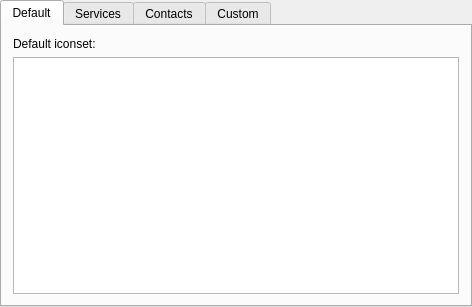
<ui version="4.0" >
 <class>IconsOptionsWidgetClass</class>
 <widget class="QWidget" name="IconsOptionsWidgetClass" >
  <property name="geometry" >
   <rect>
    <x>0</x>
    <y>0</y>
    <width>472</width>
    <height>307</height>
   </rect>
  </property>
  <property name="sizePolicy" >
   <sizepolicy vsizetype="Expanding" hsizetype="Expanding" >
    <horstretch>0</horstretch>
    <verstretch>0</verstretch>
   </sizepolicy>
  </property>
  <property name="windowTitle" >
   <string>IconsOptionsWidget</string>
  </property>
  <layout class="QVBoxLayout" >
   <property name="leftMargin" >
    <number>0</number>
   </property>
   <property name="topMargin" >
    <number>0</number>
   </property>
   <property name="rightMargin" >
    <number>0</number>
   </property>
   <property name="bottomMargin" >
    <number>0</number>
   </property>
   <item>
    <widget class="QTabWidget" name="tabWidget" >
     <property name="currentIndex" >
      <number>0</number>
     </property>
     <widget class="QWidget" name="tabDefault" >
      <attribute name="title" >
       <string>Default</string>
      </attribute>
      <layout class="QVBoxLayout" >
       <item>
        <widget class="QLabel" name="label" >
         <property name="text" >
          <string>Default iconset:</string>
         </property>
        </widget>
       </item>
       <item>
        <widget class="QListWidget" name="lwtDefaultIconset" >
         <property name="verticalScrollMode" >
          <enum>QAbstractItemView::ScrollPerPixel</enum>
         </property>
        </widget>
       </item>
      </layout>
     </widget>
     <widget class="QWidget" name="tabService" >
      <attribute name="title" >
       <string>Services</string>
      </attribute>
      <layout class="QVBoxLayout" >
       <item>
        <widget class="QLabel" name="label_2" >
         <property name="text" >
          <string>Service specific icons (expresion performed on domane):</string>
         </property>
        </widget>
       </item>
       <item>
        <widget class="QTableWidget" name="twtServiceRules" >
         <property name="selectionMode" >
          <enum>QAbstractItemView::SingleSelection</enum>
         </property>
         <property name="selectionBehavior" >
          <enum>QAbstractItemView::SelectRows</enum>
         </property>
         <property name="columnCount" >
          <number>2</number>
         </property>
         <column>
          <property name="text" >
           <string>RegExp</string>
          </property>
         </column>
         <column>
          <property name="text" >
           <string>Iconset</string>
          </property>
         </column>
        </widget>
       </item>
       <item>
        <layout class="QHBoxLayout" >
         <item>
          <spacer>
           <property name="orientation" >
            <enum>Qt::Horizontal</enum>
           </property>
           <property name="sizeHint" >
            <size>
             <width>40</width>
             <height>20</height>
            </size>
           </property>
          </spacer>
         </item>
         <item>
          <widget class="QPushButton" name="pbtAddService" >
           <property name="text" >
            <string>Add</string>
           </property>
          </widget>
         </item>
         <item>
          <widget class="QPushButton" name="pbtDeleteService" >
           <property name="text" >
            <string>Delete</string>
           </property>
          </widget>
         </item>
        </layout>
       </item>
      </layout>
     </widget>
     <widget class="QWidget" name="tabContact" >
      <attribute name="title" >
       <string>Contacts</string>
      </attribute>
      <layout class="QVBoxLayout" >
       <item>
        <widget class="QLabel" name="label_3" >
         <property name="text" >
          <string>Contact specific icons (expresion performed on bare JID):</string>
         </property>
        </widget>
       </item>
       <item>
        <widget class="QTableWidget" name="twtContactRules" >
         <property name="selectionMode" >
          <enum>QAbstractItemView::SingleSelection</enum>
         </property>
         <property name="selectionBehavior" >
          <enum>QAbstractItemView::SelectRows</enum>
         </property>
         <property name="columnCount" >
          <number>2</number>
         </property>
         <column>
          <property name="text" >
           <string>RegExp</string>
          </property>
         </column>
         <column>
          <property name="text" >
           <string>Iconset</string>
          </property>
         </column>
        </widget>
       </item>
       <item>
        <layout class="QHBoxLayout" >
         <item>
          <spacer>
           <property name="orientation" >
            <enum>Qt::Horizontal</enum>
           </property>
           <property name="sizeHint" >
            <size>
             <width>40</width>
             <height>20</height>
            </size>
           </property>
          </spacer>
         </item>
         <item>
          <widget class="QPushButton" name="pbtAddContact" >
           <property name="text" >
            <string>Add</string>
           </property>
          </widget>
         </item>
         <item>
          <widget class="QPushButton" name="pbtDeleteContact" >
           <property name="text" >
            <string>Delete</string>
           </property>
          </widget>
         </item>
        </layout>
       </item>
      </layout>
     </widget>
     <widget class="QWidget" name="tabCustom" >
      <attribute name="title" >
       <string>Custom</string>
      </attribute>
      <layout class="QVBoxLayout" >
       <item>
        <widget class="QLabel" name="label_4" >
         <property name="text" >
          <string>Custom icons (expresion performed on full JID):</string>
         </property>
        </widget>
       </item>
       <item>
        <widget class="QTableWidget" name="twtCustomRules" >
         <property name="selectionMode" >
          <enum>QAbstractItemView::SingleSelection</enum>
         </property>
         <property name="selectionBehavior" >
          <enum>QAbstractItemView::SelectRows</enum>
         </property>
         <property name="columnCount" >
          <number>2</number>
         </property>
         <column>
          <property name="text" >
           <string>RegExp</string>
          </property>
         </column>
         <column>
          <property name="text" >
           <string>Iconset</string>
          </property>
         </column>
        </widget>
       </item>
       <item>
        <layout class="QHBoxLayout" >
         <item>
          <spacer>
           <property name="orientation" >
            <enum>Qt::Horizontal</enum>
           </property>
           <property name="sizeHint" >
            <size>
             <width>40</width>
             <height>20</height>
            </size>
           </property>
          </spacer>
         </item>
         <item>
          <widget class="QPushButton" name="pbtAddCustom" >
           <property name="text" >
            <string>Add</string>
           </property>
          </widget>
         </item>
         <item>
          <widget class="QPushButton" name="pbtDeleteCustom" >
           <property name="text" >
            <string>Delete</string>
           </property>
          </widget>
         </item>
        </layout>
       </item>
      </layout>
     </widget>
    </widget>
   </item>
  </layout>
 </widget>
 <layoutdefault spacing="6" margin="11" />
 <resources/>
 <connections/>
</ui>
